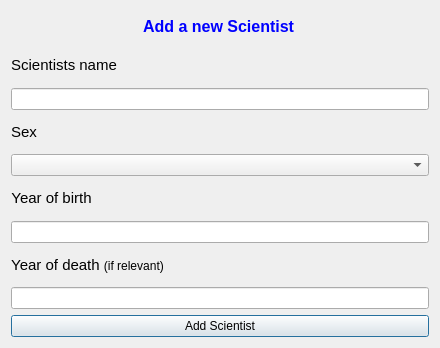
<?xml version="1.0" encoding="UTF-8"?>
<ui version="4.0">
 <class>AddScientistDialog</class>
 <widget class="QDialog" name="AddScientistDialog">
  <property name="geometry">
   <rect>
    <x>0</x>
    <y>0</y>
    <width>440</width>
    <height>348</height>
   </rect>
  </property>
  <property name="windowTitle">
   <string>Dialog</string>
  </property>
  <layout class="QVBoxLayout" name="verticalLayout_2">
   <item alignment="Qt::AlignHCenter">
    <widget class="QLabel" name="label_add_scientist">
     <property name="toolTip">
      <string>&lt;html&gt;&lt;head/&gt;&lt;body&gt;&lt;p align=&quot;center&quot;&gt;&lt;br/&gt;&lt;/p&gt;&lt;/body&gt;&lt;/html&gt;</string>
     </property>
     <property name="text">
      <string>&lt;html&gt;&lt;head/&gt;&lt;body&gt;&lt;p&gt;&lt;span style=&quot; font-size:12pt; font-weight:600; color:#0000ff;&quot;&gt;Add a new Scientist&lt;/span&gt;&lt;/p&gt;&lt;/body&gt;&lt;/html&gt;</string>
     </property>
    </widget>
   </item>
   <item>
    <layout class="QHBoxLayout" name="horizontalLayout">
     <item alignment="Qt::AlignLeft">
      <widget class="QLabel" name="label_input_label">
       <property name="text">
        <string>&lt;html&gt;&lt;head/&gt;&lt;body&gt;&lt;p align=&quot;center&quot;&gt;&lt;span style=&quot; font-size:11pt;&quot;&gt;Scientists name&lt;/span&gt;&lt;/p&gt;&lt;/body&gt;&lt;/html&gt;</string>
       </property>
      </widget>
     </item>
     <item>
      <widget class="QLabel" name="label_error_name">
       <property name="enabled">
        <bool>true</bool>
       </property>
       <property name="text">
        <string/>
       </property>
      </widget>
     </item>
    </layout>
   </item>
   <item>
    <widget class="QLineEdit" name="Input_Scientist_Name"/>
   </item>
   <item>
    <layout class="QHBoxLayout" name="horizontalLayout_2">
     <item alignment="Qt::AlignLeft">
      <widget class="QLabel" name="label_input_sex">
       <property name="text">
        <string>&lt;html&gt;&lt;head/&gt;&lt;body&gt;&lt;p align=&quot;center&quot;&gt;&lt;span style=&quot; font-size:11pt;&quot;&gt;Sex&lt;/span&gt;&lt;/p&gt;&lt;/body&gt;&lt;/html&gt;</string>
       </property>
      </widget>
     </item>
     <item>
      <widget class="QLabel" name="label_error_sex">
       <property name="text">
        <string/>
       </property>
      </widget>
     </item>
    </layout>
   </item>
   <item>
    <widget class="QComboBox" name="comboBox_sex">
     <property name="cursor">
      <cursorShape>PointingHandCursor</cursorShape>
     </property>
    </widget>
   </item>
   <item>
    <layout class="QHBoxLayout" name="horizontalLayout_3">
     <item alignment="Qt::AlignLeft">
      <widget class="QLabel" name="label_year_of_birth">
       <property name="text">
        <string>&lt;html&gt;&lt;head/&gt;&lt;body&gt;&lt;p align=&quot;center&quot;&gt;&lt;span style=&quot; font-size:11pt;&quot;&gt;Year of birth&lt;/span&gt;&lt;/p&gt;&lt;/body&gt;&lt;/html&gt;</string>
       </property>
      </widget>
     </item>
     <item>
      <widget class="QLabel" name="label_error_YoB">
       <property name="text">
        <string/>
       </property>
      </widget>
     </item>
    </layout>
   </item>
   <item>
    <widget class="QLineEdit" name="input_year_of_birth"/>
   </item>
   <item>
    <layout class="QHBoxLayout" name="horizontalLayout_4">
     <item alignment="Qt::AlignLeft">
      <widget class="QLabel" name="label_year_of_death">
       <property name="text">
        <string>&lt;html&gt;&lt;head/&gt;&lt;body&gt;&lt;p align=&quot;center&quot;&gt;&lt;span style=&quot; font-size:11pt;&quot;&gt;Year of death &lt;/span&gt;&lt;span style=&quot; font-size:9pt;&quot;&gt;(if relevant)&lt;/span&gt;&lt;/p&gt;&lt;/body&gt;&lt;/html&gt;</string>
       </property>
      </widget>
     </item>
     <item>
      <widget class="QLabel" name="label_pointless_alignment">
       <property name="text">
        <string/>
       </property>
      </widget>
     </item>
     <item>
      <widget class="QLabel" name="label_error_YoD">
       <property name="text">
        <string/>
       </property>
      </widget>
     </item>
    </layout>
   </item>
   <item>
    <widget class="QLineEdit" name="input_year_of_death"/>
   </item>
   <item>
    <widget class="QPushButton" name="button_add_Scientist_box">
     <property name="cursor">
      <cursorShape>PointingHandCursor</cursorShape>
     </property>
     <property name="text">
      <string>Add Scientist</string>
     </property>
    </widget>
   </item>
  </layout>
 </widget>
 <resources/>
 <connections/>
</ui>
